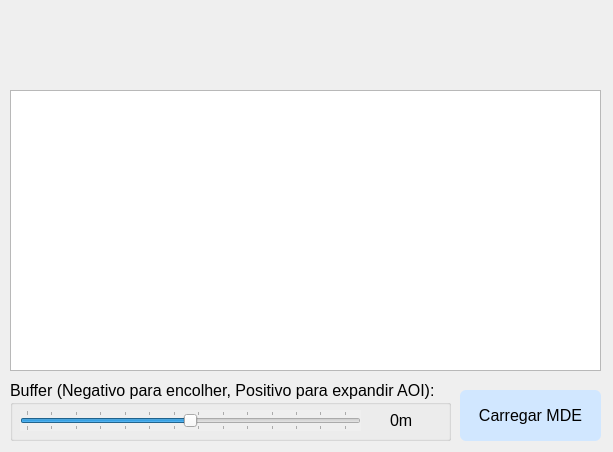
<?xml version="1.0" encoding="UTF-8"?>
<ui version="4.0">
 <class>RAVIDialogBase</class>
 <widget class="QDialog" name="RAVIDialogBase">
  <property name="geometry">
   <rect>
    <x>0</x>
    <y>0</y>
    <width>613</width>
    <height>452</height>
   </rect>
  </property>
  <property name="windowTitle">
   <string>SYSI</string>
  </property>
  <property name="styleSheet">
   <string>
    QPushButton {
      background-color: #d1e7ff; /* Soft Blue */
      color: black;
      border-radius: 6px;
      padding: 5px;
    }

    QPushButton:hover {
      background-color: #b6d4fe; /* Slightly Darker Blue */
    }

    QPushButton:disabled {
      background-color: #f0f0f0; /* Light Gray */
      color: #a0a0a0;
    }

    /* Apply soft red to specific buttons */
    QPushButton#clear_raster,
    QPushButton#clear_nasa,
    QPushButton#clear_features,
    QPushButton#clear_button_points,
    QPushButton#desautenticacao {
      background-color: #f8d7da; /* Soft Red */
    }

    /* Hover effect for soft red buttons */
    QPushButton#clear_raster:hover,
    QPushButton#clear_nasa:hover,
    QPushButton#clear_features:hover,
    QPushButton#clear_button_points:hover,
    QPushButton#desautenticacao:hover {
      background-color: #f1b0b7; /* Slightly Darker Red */
    }

  </string>
  </property>
  <widget class="QPushButton" name="soil">
   <property name="geometry">
    <rect>
     <x>460</x>
     <y>390</y>
     <width>141</width>
     <height>51</height>
    </rect>
   </property>
   <property name="font">
    <font>
     <pointsize>12</pointsize>
    </font>
   </property>
   <property name="text">
    <string>Carregar MDE</string>
   </property>
   <property name="icon">
    <iconset>
     <normaloff>../../EasyDEM/medias/icons8-reproduzir-50.png</normaloff>../../EasyDEM/medias/icons8-reproduzir-50.png</iconset>
   </property>
  </widget>
  <widget class="QTextBrowser" name="dem_info_textbox">
   <property name="geometry">
    <rect>
     <x>10</x>
     <y>90</y>
     <width>591</width>
     <height>281</height>
    </rect>
   </property>
   <property name="font">
    <font>
     <pointsize>12</pointsize>
    </font>
   </property>
   <property name="readOnly">
    <bool>true</bool>
   </property>
   <property name="overwriteMode">
    <bool>true</bool>
   </property>
   <property name="textInteractionFlags">
    <set>Qt::LinksAccessibleByKeyboard|Qt::LinksAccessibleByMouse|Qt::TextBrowserInteraction|Qt::TextSelectableByKeyboard|Qt::TextSelectableByMouse</set>
   </property>
  </widget>
  <widget class="QGroupBox" name="groupBox_30">
   <property name="geometry">
    <rect>
     <x>10</x>
     <y>380</y>
     <width>441</width>
     <height>61</height>
    </rect>
   </property>
   <property name="font">
    <font>
     <pointsize>12</pointsize>
    </font>
   </property>
   <property name="title">
    <string>Buffer (Negativo para encolher, Positivo para expandir AOI):</string>
   </property>
   <widget class="QLabel" name="label_buffer">
    <property name="geometry">
     <rect>
      <x>380</x>
      <y>30</y>
      <width>51</width>
      <height>21</height>
     </rect>
    </property>
    <property name="font">
     <font>
      <pointsize>12</pointsize>
     </font>
    </property>
    <property name="text">
     <string>0m</string>
    </property>
   </widget>
   <widget class="QSlider" name="horizontalSlider_buffer">
    <property name="enabled">
     <bool>true</bool>
    </property>
    <property name="geometry">
     <rect>
      <x>10</x>
      <y>30</y>
      <width>341</width>
      <height>21</height>
     </rect>
    </property>
    <property name="autoFillBackground">
     <bool>true</bool>
    </property>
    <property name="minimum">
     <number>-200</number>
    </property>
    <property name="maximum">
     <number>200</number>
    </property>
    <property name="singleStep">
     <number>30</number>
    </property>
    <property name="pageStep">
     <number>30</number>
    </property>
    <property name="value">
     <number>0</number>
    </property>
    <property name="sliderPosition">
     <number>0</number>
    </property>
    <property name="orientation">
     <enum>Qt::Horizontal</enum>
    </property>
    <property name="tickPosition">
     <enum>QSlider::TicksBothSides</enum>
    </property>
   </widget>
  </widget>
 </widget>
 <resources/>
 <connections/>
</ui>
